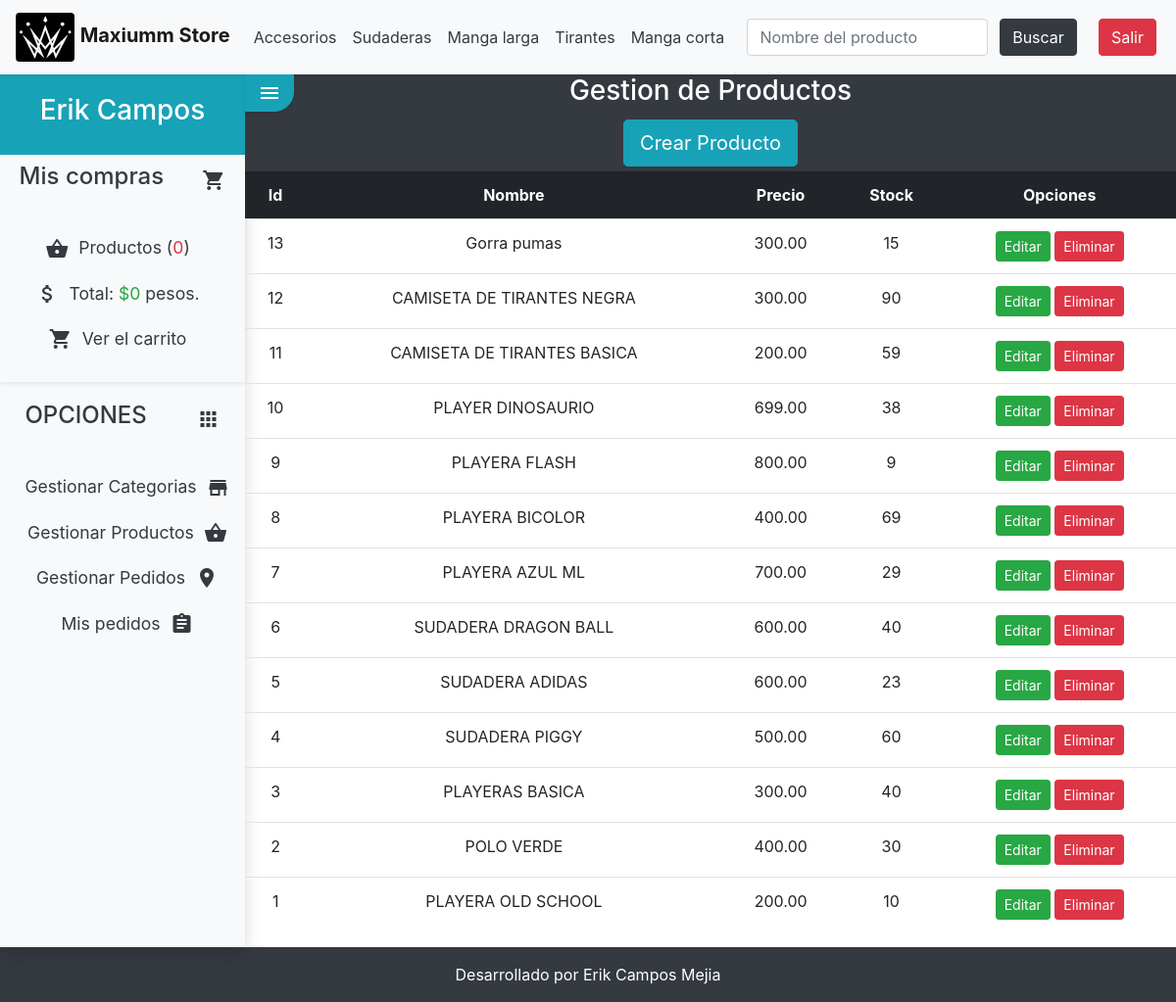
Page /producto/gestion (signed in) on the committed database.
### tables this page shows
CREATE TABLE `categorias` (
  `id` int(255) NOT NULL,
  `nombre` varchar(100) NOT NULL
);

CREATE TABLE `productos` (
  `id` int(255) NOT NULL,
  `categoria_id` int(255) NOT NULL,
  `nombre` varchar(100) NOT NULL,
  `descripcion` text,
  `precio` float(100,2) NOT NULL,
  `stock` int(255) NOT NULL,
  `oferta` varchar(2) DEFAULT NULL,
  `fecha` date NOT NULL,
  `imagen` varchar(255) DEFAULT NULL
);

### config/db.php (called while the page is built)
<?php
class Database{
    public static function connect(){
        $db = new mysqli('localhost','test','root','maxiumm_store');
        $db->query("SET NAMES 'utf8'");
        return $db;
    }
}

### helpers/utils.php (called while the page is built, shortened)
<?php
class Utils {
    public static function showCategorias() {
        require_once 'models/categoria.php';
        $categoria = new Categoria();
        $categorias = $categoria->getAll();
        return $categorias;
    }
}

### models/categoria.php (called while the page is built, shortened)
<?php
class Categoria {
    private $db;
    public function __construct() {
        $this->db = Database::connect();
    }
    public function getAll() {
        $sql = "SELECT *FROM categorias ORDER BY id DESC";
        $categorias = $this->db->query($sql);
        return $categorias;
    }
}

### controllers/productoController.php (called while the page is built, shortened)
<?php
require_once 'models/producto.php';
class productoController {
    public function gestion() {
        $producto = new Producto();
        $productos = $producto->getAll();
        require_once 'views/producto/gestion.php';
    }
}

### models/producto.php (called while the page is built, shortened)
<?php
class Producto {
    private $db;
    function __construct() {
        $this->db = Database::connect();
    }
    public function getAll() {
        $productos = $this->db->query("SELECT *FROM productos ORDER BY id DESC");
        return $productos;
    }
}

### views/producto/gestion.php (the view, shortened to what this page needs)
<div class="bg-dark text-white text-center">
    <h3>Gestion de Productos</h3>
<a class="btn btn-info btn-lg my-1" href="<?= base_url ?>producto/crear">Crear Producto</a>
</div>
<div class="table-responsive">
<table class="table text-center table-hover">
    <tr class="thead-dark">
        <th>Id</th>
        <th>Nombre</th>
        <th>Precio</th>
        <th>Stock</th>
        <th>Opciones</th>
    </tr>
    <?php while ($pro = $productos->fetch_object()): ?>
    <tr>
        <td><?= $pro->id; ?></td>
        <td ><?= $pro->nombre; ?></td>
        <td><?= $pro->precio; ?></td>
        <td><?= $pro->stock; ?></td>
        <td>
            <a href="<?= base_url ?>producto/editar/<?=$pro->id?>" class="btn btn-success btn-sm">Editar</a>
            <a href="<?= base_url ?>producto/eliminar/<?=$pro->id?>" class="btn btn-danger btn-sm">Eliminar</a>
        </td>
    </tr>
    <?php endwhile; ?>
</table>
</div>

### views/layout/header.php (shortened to what this page needs)
<!DOCTYPE html>
<html lang="es">
<head>
    <link rel="stylesheet" href="<?=base_url?>assets/css/bootstrap.css">
    <link rel="stylesheet" href="<?= base_url ?>assets/css/styles.css">
</head>
<body class="grey">
    <div id="main">
        <div class="navbar navbar-expand-lg navbar-light bg-light shadow-sm" style="margin-bottom: 0px">
            <a href="<?=base_url?>" class="navbar-brand">
                <img src="<?=base_url?>assets/img/logo.svg" class="rounded mx-auto">
                <strong>Maxiumm Store</strong>
            </a>
            <?php $categorias = Utils::showCategorias(); ?>
            <div class="collapse navbar-collapse" id="navbarNav">
                <ul class="navbar-nav mr-auto d-flex justify-content-center align-items-center text-center"
                    id='menu-nav'>
                    <?php while ($cat = $categorias->fetch_object()): ?>
                    <li class="nav-item"><a class="nav-link text-dark"
                            href="<?= base_url ?>categoria/ver/<?= $cat->id ?>"><?= $cat->nombre ?> </a></li>
                    <?php endwhile; ?>
                </ul>
                <form class="form-inline my-2 my-lg-0 d-flex justify-content-center align-items-center" action="<?=base_url?>producto/serch" method="POST">
                    <input class="form-control mr-sm-2 col-sm-8" placeholder="Nombre del producto" name="name" id="name">
                    <button class="btn btn-dark my-2 my-sm-0 mx-1 text-white" type="submit" >Buscar</button>
                </form>
                <div class="d-flex justify-content-center align-items-center text-center">
                <?php if (!isset($_SESSION['identity'])): ?>
                    <a class="btn btn-info my-2 my-sm-0 mx-1" href="<?= base_url ?>usuario/loginView">Login</a>
                    <a class="btn btn-success my-2 my-sm-0 mx-1" href="<?= base_url ?>usuario/registro">Registrar</a>
                    <?php else: ?>
                    <a class="btn btn-danger my-2 my-sm-0 mx-1" href="<?= base_url ?>usuario/logout">Salir</a>
                    <?php endif; ?>
                </div>
            </div>
        </div>
        <div class="wrapper bg-white">

### assets/css/styles.css (style rules this page uses)
.wrapper { display: flex; width: 100%; align-items: stretch; }
a, a:hover, a:focus { color: inherit; text-decoration: none; transition: all 0.3s; }

### rows in the picture
categorias: nombre "Accesorios"
categorias: nombre "Sudaderas"
categorias: nombre "Manga larga"
categorias: nombre "Tirantes"
categorias: nombre "Manga corta"
productos: id "13", nombre "Gorra pumas", precio "300.00", stock "15"
productos: id "12", nombre "CAMISETA DE TIRANTES NEGRA", precio "300.00", stock "90"
productos: id "11", nombre "CAMISETA DE TIRANTES BASICA", precio "200.00", stock "59"
productos: id "10", nombre "PLAYER DINOSAURIO", precio "699.00", stock "38"
productos: id "9", nombre "PLAYERA FLASH", precio "800.00", stock "9"
productos: id "8", nombre "PLAYERA BICOLOR", precio "400.00", stock "69"
productos: id "7", nombre "PLAYERA AZUL ML", precio "700.00", stock "29"
productos: id "6", nombre "SUDADERA DRAGON BALL", precio "600.00", stock "40"
productos: id "5", nombre "SUDADERA ADIDAS", precio "600.00", stock "23"
productos: id "4", nombre "SUDADERA PIGGY", precio "500.00", stock "60"
productos: id "3", nombre "PLAYERAS BASICA", precio "300.00", stock "40"
productos: id "2", nombre "POLO VERDE", precio "400.00", stock "30"
productos: id "1", nombre "PLAYERA OLD SCHOOL", precio "200.00", stock "10"

### other values in the picture
$_SESSION['identity']->nombre "Erik"
$_SESSION['identity']->apellidos "Campos"
$stats['count'] "0"
$stats['total'] "0"
